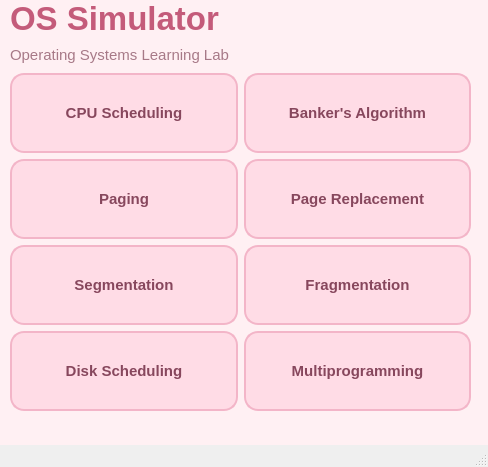
<?xml version="1.0" encoding="UTF-8"?>
<ui version="4.0">
 <class>MainWindow</class>
 <widget class="QMainWindow" name="MainWindow">
  <property name="geometry">
   <rect>
    <x>0</x>
    <y>0</y>
    <width>488</width>
    <height>467</height>
   </rect>
  </property>
  <property name="windowTitle">
   <string>MainWindow</string>
  </property>
  <widget class="QWidget" name="centralwidget">
   <property name="styleSheet">
    <string notr="true">
/* ===== MAIN WINDOW ===== */

QMainWindow,
QDialog {
    background-color: #FFF0F3;
    color: #704653;
    font-family: &quot;Segoe UI&quot;;
    font-size: 10pt;
}

/* ===== MAIN CONTENT ===== */

QWidget#centralwidget {
    background-color: #FFF0F3;
}

/* ===== HEADINGS ===== */

QLabel {
    color: #704653;
    background-color: transparent;
    border: none;
}

QLabel#lblTitle {
    color: #C45B7A;
    font-size: 25pt;
    font-weight: bold;
}

QLabel#lblSubtitle {
    color: #A77987;
    font-size: 11pt;
}

/* ===== MODULE BUTTONS ===== */

QPushButton {
    background-color: #FFDCE6;
    color: #87475D;
    border: 2px solid #F3B5C8;
    border-radius: 14px;
    padding: 14px;
    min-height: 48px;
    font-size: 11pt;
    font-weight: bold;
}

QPushButton:hover {
    background-color: #FFC4D6;
    border: 2px solid #E994B1;
    color: #78364D;
}

QPushButton:pressed {
    background-color: #F2A9C0;
    border: 2px solid #DF87A6;
    padding-top: 16px;
}

/* ===== INPUT FIELDS ===== */

QLineEdit,
QSpinBox,
QDoubleSpinBox,
QComboBox,
QTextEdit,
QPlainTextEdit {
    background-color: #FFFAFC;
    color: #704653;
    border: 1px solid #EABAC9;
    border-radius: 8px;
    padding: 7px;
    selection-background-color: #ECA3BB;
}

/* ===== TABLES ===== */

QTableWidget,
QTableView {
    background-color: #FFFAFC;
    alternate-background-color: #FFF0F4;
    color: #704653;
    gridline-color: #F0C6D3;
    border: 1px solid #EABAC9;
    border-radius: 8px;
}

QHeaderView::section {
    background-color: #F8D4E0;
    color: #784254;
    padding: 8px;
    border: none;
    font-weight: bold;
}
</string>
   </property>
   <widget class="QWidget" name="verticalLayoutWidget">
    <property name="geometry">
     <rect>
      <x>10</x>
      <y>0</y>
      <width>461</width>
      <height>411</height>
     </rect>
    </property>
    <layout class="QVBoxLayout" name="verticalLayout">
     <item>
      <widget class="QLabel" name="lblTitle">
       <property name="text">
        <string>OS Simulator</string>
       </property>
      </widget>
     </item>
     <item>
      <widget class="QLabel" name="lblSubtitle">
       <property name="text">
        <string>Operating Systems Learning Lab</string>
       </property>
      </widget>
     </item>
     <item>
      <layout class="QGridLayout" name="gridLayout">
       <item row="1" column="0">
        <widget class="QPushButton" name="btnPaging">
         <property name="text">
          <string>Paging</string>
         </property>
        </widget>
       </item>
       <item row="1" column="1">
        <widget class="QPushButton" name="btnPageReplacement">
         <property name="text">
          <string>Page Replacement</string>
         </property>
        </widget>
       </item>
       <item row="0" column="1">
        <widget class="QPushButton" name="btnBankers">
         <property name="text">
          <string>Banker's Algorithm</string>
         </property>
        </widget>
       </item>
       <item row="2" column="0">
        <widget class="QPushButton" name="btnSegmentation">
         <property name="text">
          <string>Segmentation</string>
         </property>
        </widget>
       </item>
       <item row="0" column="0">
        <widget class="QPushButton" name="btnCpuScheduling">
         <property name="text">
          <string>CPU Scheduling</string>
         </property>
        </widget>
       </item>
       <item row="2" column="1">
        <widget class="QPushButton" name="btnFragmentation">
         <property name="text">
          <string>Fragmentation</string>
         </property>
        </widget>
       </item>
       <item row="3" column="0">
        <widget class="QPushButton" name="btnDiskScheduling">
         <property name="text">
          <string>Disk Scheduling</string>
         </property>
        </widget>
       </item>
       <item row="3" column="1">
        <widget class="QPushButton" name="btnMultiprogramming">
         <property name="text">
          <string>Multiprogramming</string>
         </property>
        </widget>
       </item>
      </layout>
     </item>
    </layout>
   </widget>
  </widget>
  <widget class="QStatusBar" name="statusbar"/>
 </widget>
 <resources/>
 <connections/>
</ui>
